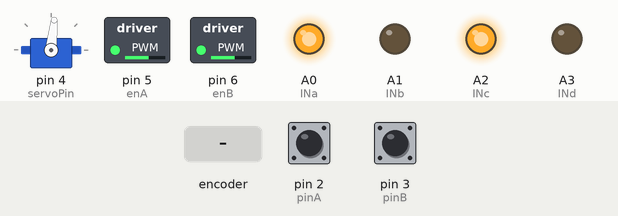
Simulated run of this sketch. Board: Arduino Nano, built with avr-gcc and run on an emulated ATmega328P. On the bench: servo, switched loads named in the sketch (green lamp = pin HIGH), output pins drawn as LEDs (lit = HIGH). The inputs (shaded band) are chosen by the test bench; at power-on: pin 2 (pinA) HIGH, pin 3 (pinB) HIGH. What the sketch prints to the serial monitor is not drawn.

Above: at 1.2 s.
1.3 s: rotary encoder on pin 2 (pinA) / pin 3 (pinB) turned 1 step (first pin leading)
Timing chart, 0 to 4.3 s (numbered marks = the images above; inputs shaded):
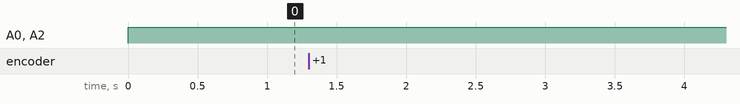

Measured:
- after the input at 1.3 s, every drawn part: stays the same

The sketch:

sketch_dec20a.ino
```cpp
#include <Arduino_BuiltIn.h>

//********************************************************//
//*  University of Nottingham                            *//
//*  Department of Electrical and Electronic Engineering *//
//*  Nat Dacombe & Alex Ottway                           *//
//*  UoN EEEBot 2022                                     *//
//*  Motor & Servo Basic Test Code                       *//
//********************************************************//

// ASSUMPTION: Channel A is LEFT, Channel B is RIGHT

// Use this code to correctly assign the four pins to move the car forwards, backwards, clockwise & counter-clockwise
// You first need to change the pin numbers for the four motor 'IN' pins below and then decide which go HIGH and LOW in
// each of the movements, stopMotors has been done for you
// ** marks where you need to insert the pin number or state

// feel free to modify this code to test existing or new functions

#include <Servo.h>    //include the servo library
#define servoPin 4
Servo myservo;        // create servo object to control a servo
float steeringAngle;  // variable to store the servo position

#define enA 5   //EnableA command line - should be a PWM pin
#define enB 6   //EnableB command line - should be a PWM pin

//name the motor control pins - replace the CHANGEME with your pin number, digital pins do not need the 'D' prefix whereas analogue pins need the 'A' prefix
#define INa A0  //Channel A direction
#define INb A1  //Channel A direction
#define INc A2  //Channel B direction
#define INd A3  //Channel B direction

// encoder two input pins

//////////////////////////////////////////////////////////////////////////////////////
int distance_ultrasonic;
int raw_angle_MPU;
/////////////////////////////////////////////////////////////////////////////////////////////////

//////////////////////////////////////////////////////////////////////////////////
// Maze navigation
char inputs [10];

#define pinA 2  // Our first hardware interrupt pin is digital pin 2
#define pinB 3 // Our second hardware interrupt pin is digital pin 3
 byte aFlag = 0; // let's us know when we're expecting a rising edge on pinA to signal that the encoder has arrived at a detent
 byte bFlag = 0; // let's us know when we're expecting a rising edge on pinB to signal that the encoder has arrived at a detent (opposite direction to when aFlag is set)
//volatile byte encoderPos = 0; //this variable stores our current value of encoder position. Change to int or uin16_t instead of byte if you want to record a larger range than 0-255
int encoderPos = 0;
//volatile byte oldEncPos = 0; //stores the last encoder position value so we can compare to the current reading and see if it has changed (so we know when to print to the serial monitor)
int oldEncPos = 0;
byte reading = 0; //somewhere to store the direct values we read from our interrupt pins before checking to see if we have moved a whole detent
float angular = 0;

int count=0 ; // for each 6 count one complete cycle
float displacement =0; //in cm

int distance_count;
float distance ;

 void PinA(){
  cli(); //stop interrupts happening before we read pin values
  reading = PIND & 0xC; // read all eight pin values then strip away all but pinA and pinB's values
  if(reading == B00001100 && aFlag) { //check that we have both pins at detent (HIGH) and that we are expecting detent on this pin's rising edge
    encoderPos --; //decrement the encoder's position count
    count --;
    distance_count ++;
    bFlag = 0; //reset flags for the next turn
    aFlag = 0; //reset flags for the next turn
  }
  else if (reading == B00000100) bFlag = 1; //signal that we're expecting pinB to signal the transition to detent from free rotation
  sei(); //restart interrupts
 }

 void PinB(){
  cli(); //stop interrupts happening before we read pin values
  reading = PIND & 0xC; //read all eight pin values then strip away all but pinA and pinB's values
  if (reading == B00001100 && bFlag) { //check that we have both pins at detent (HIGH) and that we are expecting detent on this pin's rising edge
    encoderPos ++; //increment the encoder's position count
    count ++;
    distance_count ++;
    bFlag = 0; //reset flags for the next turn
    aFlag = 0; //reset flags for the next turn
  }
  else if (reading == B00001000) aFlag = 1; //signal that we're expecting pinA to signal the transition to detent from free rotation
  sei(); //restart interrupts
 }
 //////////////////////////////////////////////////////////////////////////

byte speedSetting = 0;  //initial speed = 0


void setup() {
  // put your setup code here, to run once:

  /////////////////////////////////////////////////////////////////////////////////////////////////////////////////////////////////////////
  pinMode(pinA, INPUT_PULLUP); // set pinA as an input, pulled HIGH to the logic voltage (5V or 3.3V for most cases)
  pinMode(pinB, INPUT_PULLUP); // set pinB as an input, pulled HIGH to the logic voltage (5V or 3.3V for most cases)
  attachInterrupt(0,PinA,RISING); // set an interrupt on PinA, looking for a rising edge signal and executing the "PinA" Interrupt Service Routine (below)
  attachInterrupt(1,PinB,RISING); // set an interrupt on PinB, looking for a rising edge signal and executing the "PinB" Interrupt Service Routine (below

  //////////////////////////////////////////////////////////////////////////////////////////////////////////////////////////////////////////

  myservo.attach(servoPin);  //attach our servo object to pin D4
  //the Servo library takes care of defining the PinMode declaration (libraries/Servo/src/avr/Servo.cpp line 240)

  //configure the motor control pins as outputs
  pinMode(INa, OUTPUT);
  pinMode(INb, OUTPUT);
  pinMode(INc, OUTPUT);
  pinMode(INd, OUTPUT);
  pinMode(enA, OUTPUT);
  pinMode(enB, OUTPUT);

  //initialise serial communication
  Serial.begin(9600);
  Serial.println("Arduino Nano is Running"); //sanity check

  speedSetting = 150;
  motors(speedSetting, speedSetting); //make a call to the "motors" function and provide it with a value for each of the 2 motors - can be different for each motor - using same value here for expedience
  Serial.print("Motor Speeds: ");
  Serial.println(speedSetting);
}


void loop() {


goForwards_for_dispacement_with_turn(100, 84);

goForwards_for_dispacement_with_turn(60, 70);

goBackwards_for_dispacement_with_turn(-60, 110);


// for (int i=0; i<=10; i++)
// {
//    if(inputs[i]=='2')
//    {
//      goForwards_for_dispacement_with_turn(10, 84); // go stright for 10 cm
//    }

//    else if(inputs[i]=='6')
//    {
//      turn_right( 2000);
//    }

//     else if(inputs[i]=='4')
//    {
//      turn_lift( 2000);
//    }

//    else{

//      stopMotors();
//    }

// }


 }


void motors(int leftSpeed, int rightSpeed) {
  //set individual motor speed
  //direction is set separately

  analogWrite(enA, leftSpeed);
  analogWrite(enB, rightSpeed);
}

void moveSteering(int servo_angle) {
   //you may need to change the maximum and minimum servo angle to have the largest steering motion
   int maxAngle = 110;
   int minAngle = 70;
   int midAngle = 84;
   myservo.write(servo_angle);

   if ( minAngle > servo_angle> maxAngle)
   {
     Serial.print("servo error");
   }


  //  for (steeringAngle = minAngle; steeringAngle <= maxAngle; steeringAngle += 1) { //goes from minAngle to maxAngle (degrees)
  //    //in steps of 1 degree
  //    myservo.write(steeringAngle);   //tell servo to go to position in variable 'steeringAngle'
  //    delay(15);                      //waits 15ms for the servo to reach the position
  //  }
  //  for (steeringAngle = maxAngle; steeringAngle >= minAngle; steeringAngle -= 1) { // goes from maxAngle to minAngle (degrees)
  //  /     myservo.write(steeringAngle);   //tell servo to go to position in variable 'steeringAngle'
  //    delay(15);                      //waits 15 ms for the servo to reach the position
  //  }
 }


//for each of the below function, two of the 'IN' variables must be HIGH, and two LOW in order to move the wheels - use a trial and error approach to determine the correct combination for your EEEBot
void goForwards() {
  digitalWrite(INa, HIGH);
  digitalWrite(INb, LOW);
  digitalWrite(INc, HIGH);
  digitalWrite(INd, LOW);
}

void goBackwards() {
  digitalWrite(INa, LOW);
  digitalWrite(INb, HIGH);
  digitalWrite(INc, LOW);
  digitalWrite(INd, HIGH);
}

// void goClockwise() {
//   digitalWrite(INa, CHANGEME);
//   digitalWrite(INb, CHANGEME);
//   digitalWrite(INc, CHANGEME);
//   digitalWrite(INd, CHANGEME);
// }

// void goAntiClockwise() {
//   digitalWrite(INa, CHANGEME);
//   digitalWrite(INb, CHANGEME);
//   digitalWrite(INc, CHANGEME);
//   digitalWrite(INd, CHANGEME);
// }

void stopMotors() {
  digitalWrite(INa, LOW);
  digitalWrite(INb, LOW);
  digitalWrite(INc, LOW);
  digitalWrite(INd, LOW);
}


/*******Interrupt-based Rotary Encoder Sketch*******
by Simon Merrett, based on insight from Oleg Mazurov, Nick Gammon, rt, Steve Spence
*/
void encoder()
{


  if(oldEncPos != encoderPos) {

    angular = 1.05*count;
    displacement = 3*angular;
    distance = 3*(1.05*distance_count);
    Serial.print("angule: ");
    Serial.println(angular);
    Serial.print("count: ");
    Serial.println(count);
    Serial.print("dispalcement: ");
    Serial.println(displacement);
    Serial.print("distance: ");
    Serial.println(distance);
    oldEncPos = encoderPos;

   //return displacement;


  }
}

void goForwards_for_dispacement_with_turn(int d, int servo_angle)
{

  reset_encoder();
  while ( d> displacement)
    {
  encoder();
  moveSteering(servo_angle);
  digitalWrite(INa, HIGH);
  digitalWrite(INb, LOW);
  digitalWrite(INc, HIGH);
  digitalWrite(INd, LOW);


    }


}


void goBackwards_for_dispacement_with_turn(int d, int servo_angle)
{

    reset_encoder();
  while( d < displacement)  //the d will be in nigative becouse the displacement will be negative
    {
  encoder();
  moveSteering(servo_angle);
  digitalWrite(INa, LOW);
  digitalWrite(INb, HIGH);
  digitalWrite(INc, LOW);
  digitalWrite(INd, HIGH);


    }


}

void turn_right( int time)
{
  moveSteering(110);
  motors(150, 200);
  digitalWrite(INa, HIGH);
  digitalWrite(INb, LOW);
  digitalWrite(INc, HIGH);
  digitalWrite(INd, LOW);
  delay(time);
}

void turn_lift( int time)
{
  moveSteering(70);
  motors(200, 150);
  digitalWrite(INa, HIGH);
  digitalWrite(INb, LOW);
  digitalWrite(INc, HIGH);
  digitalWrite(INd, LOW);
  delay(time);
}

void reset_encoder()
{
 aFlag = 0; // let's us know when we're expecting a rising edge on pinA to signal that the encoder has arrived at a detent
 bFlag = 0; // let's us know when we're expecting a rising edge on pinB to signal that the encoder has arrived at a detent (opposite direction to when aFlag is set)
//volatile byte encoderPos = 0; //this variable stores our current value of encoder position. Change to int or uin16_t instead of byte if you want to record a larger range than 0-255
 encoderPos = 0;
//volatile byte oldEncPos = 0; //stores the last encoder position value so we can compare to the current reading and see if it has changed (so we know when to print to the serial monitor)
oldEncPos = 0;
 reading = 0; //somewhere to store the direct values we read from our interrupt pins before checking to see if we have moved a whole detent
 angular = 0;

 count=0 ; // for each 6 count one complete cycle
 displacement =0; //in cm

 distance_count;
 distance ;
}
```
